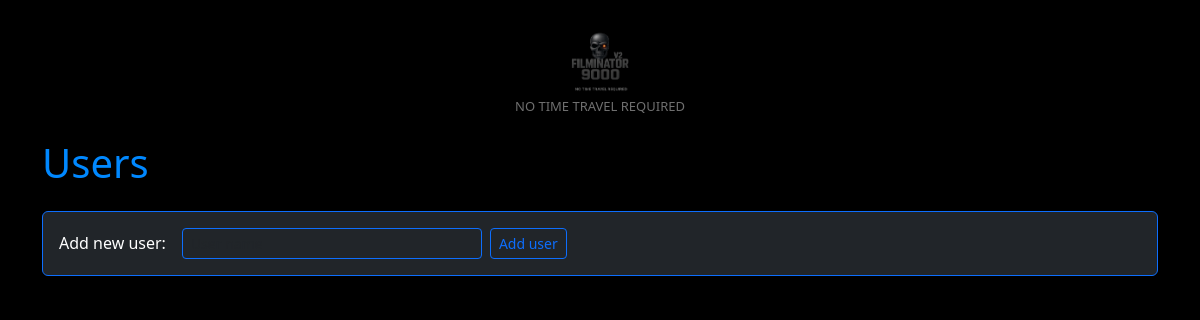
/, run on an earlier commit of the app's database.
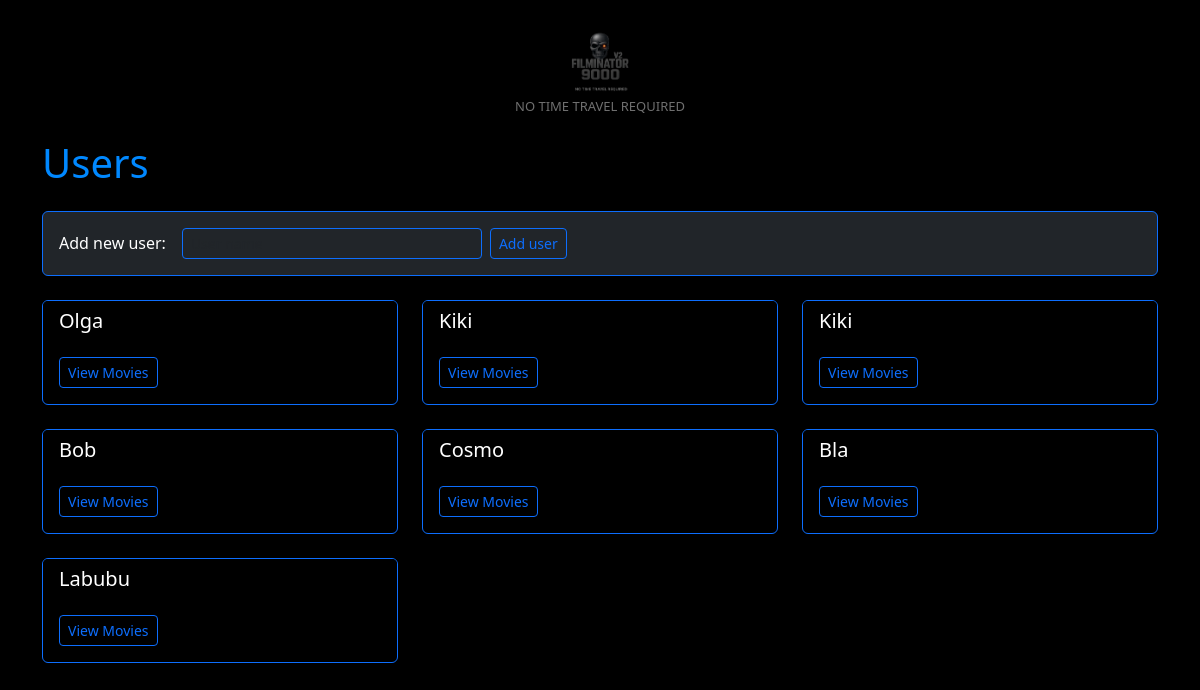
And on a later commit of the database.
### models/models.py (models this page shows)
class User(db.Model):
    __tablename__ = "users"
    id = db.Column(db.Integer, primary_key=True)
    name = db.Column(db.String(100), nullable=False, unique=True)

### app.py (the view)
@app.route("/", methods=["GET"])
def index():
    users = data_manager.get_users()
    return render_template(
        "index.html", users=users, message=request.args.get("message")
    )

### data_manager.py (called while the page is built)
    def get_users(self):
        return db.session.query(User).all()

### templates/index.html
{% extends 'base.html' %}
{% block content %}
  <div class="container mt-4" style="color: #d1d1d1ff;">
    <h1 class="mb-4" style="color: #0088ffff;">Users</h1>
    <div class="card mb-4 bg-dark text-white border border-primary">
      <div class="card-body p-3">
        <form method="POST" action="/users" class="d-flex align-items-center gap-2">
          <label for="user_name" class="mb-0 me-2">Add new user:</label>
          <input class="form-control form-control-sm bg-dark text-white border-primary" style="max-width: 300px;" type="text" id="user_name" name="user_name" placeholder="User name" required />
          <button class="btn btn-outline-primary btn-sm" type="submit">Add user</button>
        </form>
      </div>
    </div>
    <div class="row g-4">
      {% for user in users %}
        <div class="col-md-4">
          <div class="card h-100 text-white border border-primary" style="background-color: #000;">
            <h5 class="card-header text-white" style="background-color: #000; border-bottom: none;">{{ user.name }}</h5>
            <div class="card-body">
              <form action="/users/{{ user.id }}/movies" method="GET">
                <input class="btn btn-outline-primary btn-sm" type="submit" value="View Movies" />
              </form>
            </div>
          </div>
        </div>
      {% endfor %}
    </div>
  </div>
{% endblock %}

### templates/base.html (shortened to what this page needs)
<!DOCTYPE html>
<html lang="en">
  <head>
    <link href="https://cdn.jsdelivr.net/npm/bootstrap@5.3.8/dist/css/bootstrap.min.css" rel="stylesheet" />
  </head>
  <body style="background-color: #000000;">
    <header>
      <div class="text-center mt-4">
        <a href="/">
        <img src="/static/logo.png" class="img-fluid" alt="Filminator 9000 v2" width="300" />
        </a>
        <h6 style="color: #6f6f6fff; font-size: small;">NO TIME TRAVEL REQUIRED</h6>
      </div>
    </header>
    {% block content %}{% endblock %}
  </body>
</html>

What changed in the data, as far as the page shows it:
added User: name "Olga"
added User: name "Kiki"
added User: name "Kiki"
added User: name "Bob"
added User: name "Cosmo"
added User: name "Bla"
added User: name "Labubu"
